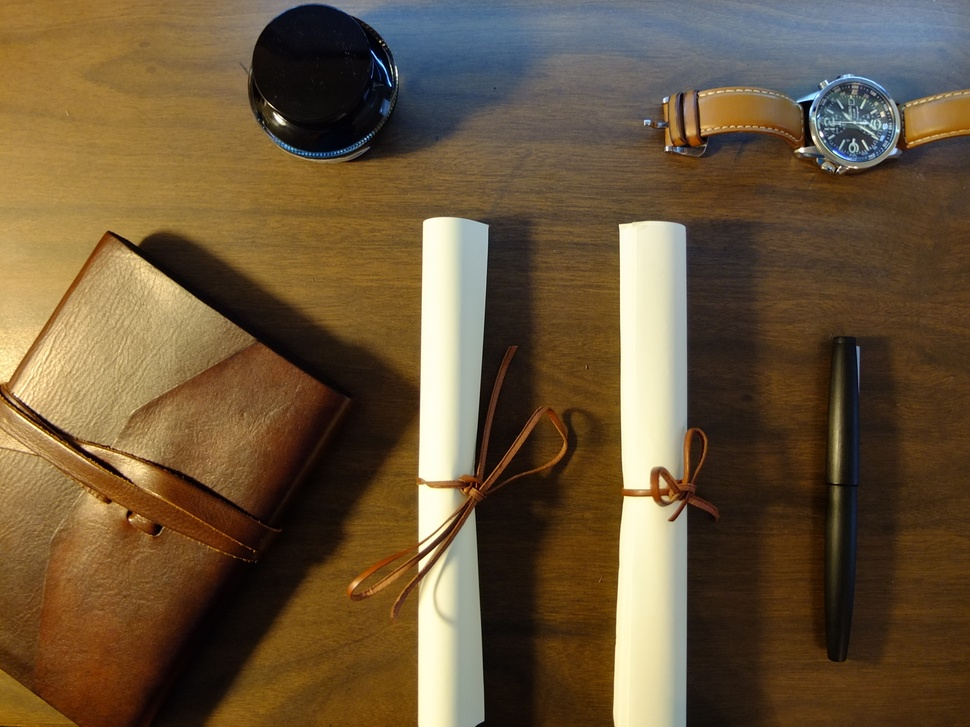
#> input picture img/test1.jpg, 970 x 727 px, shrunk from 2816 x 2112 before the run
$ python pagify.py
#> lines starting #> are read from the running program, lines starting #| are printed output that depends on the picture; after the words box and inside, x2 and y2 are one past the last pixel; in counts of white or black regions, pixels touching at a corner belong together
import numpy as np
import cv2 as cv
from matplotlib import pyplot as plt

img = cv.imread('../img/test1.jpg',0)
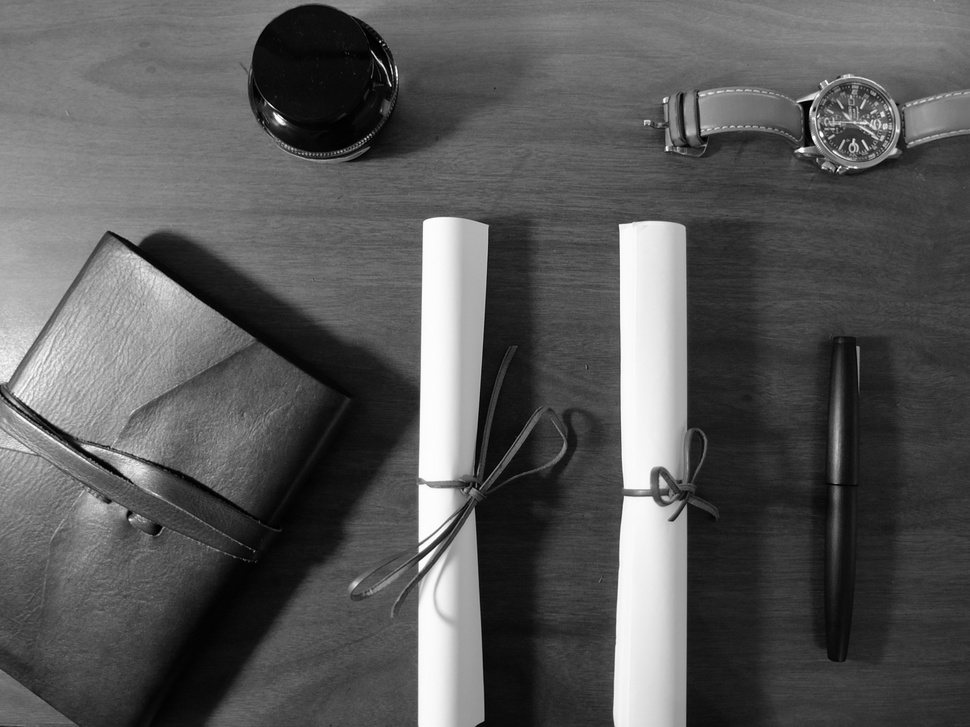
#> img: shape (727, 970); min 0, max 255, mean 88.5
edges = cv.Canny(img, 10, 50)
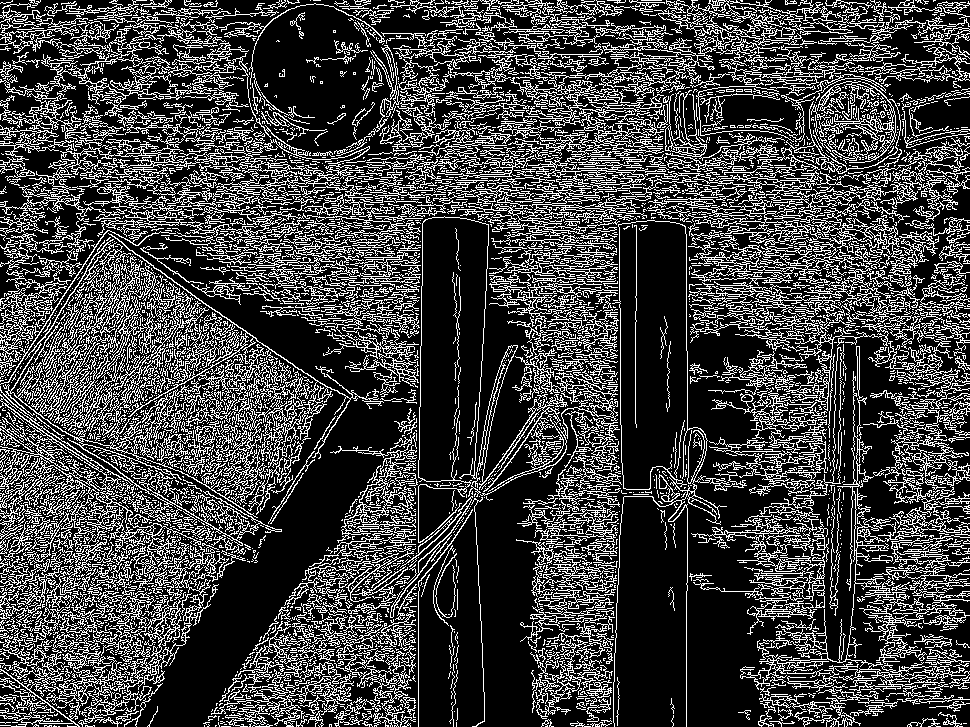
#> edges: shape (727, 970); 25.9% white in thin lines or dots

plt.subplot(121),plt.imshow(img, cmap = 'gray')
plt.title('Original Image'), plt.xticks([]), plt.yticks([])
plt.subplot(122), plt.imshow(edges, cmap= 'gray')
plt.title('Edge Image'), plt.xticks([]), plt.yticks([])

plt.show()
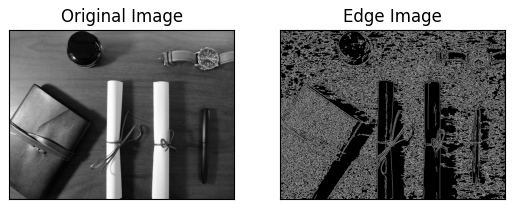
#> figure drawn by matplotlib, 2 panels

$ run again, with img/test3.jpg copied over img/test1.jpg
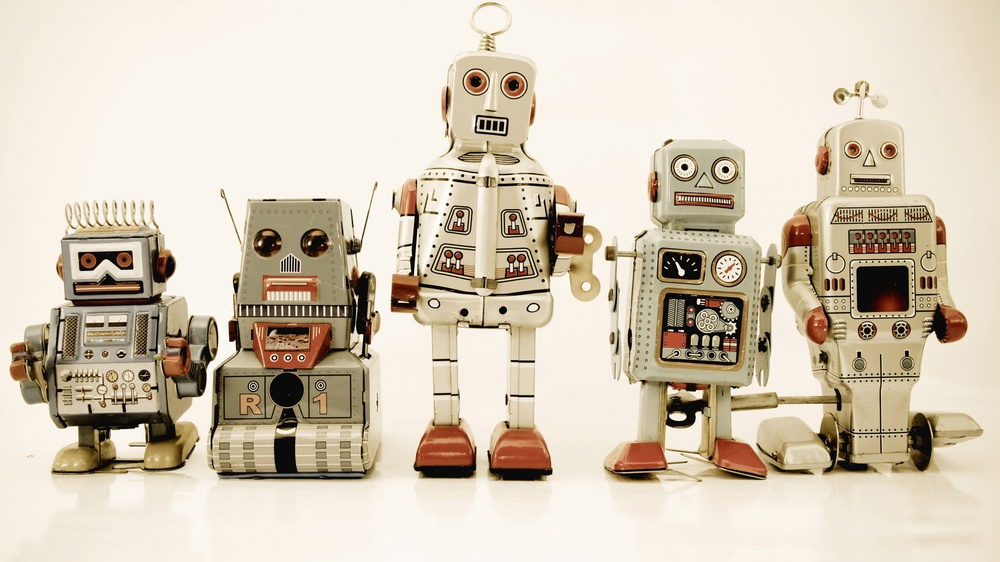
#> input picture img/test3.jpg, 1000 x 562 px, shrunk from 3840 x 2160 before the run
#> `edges = cv.Canny(img, 10, 50)`:
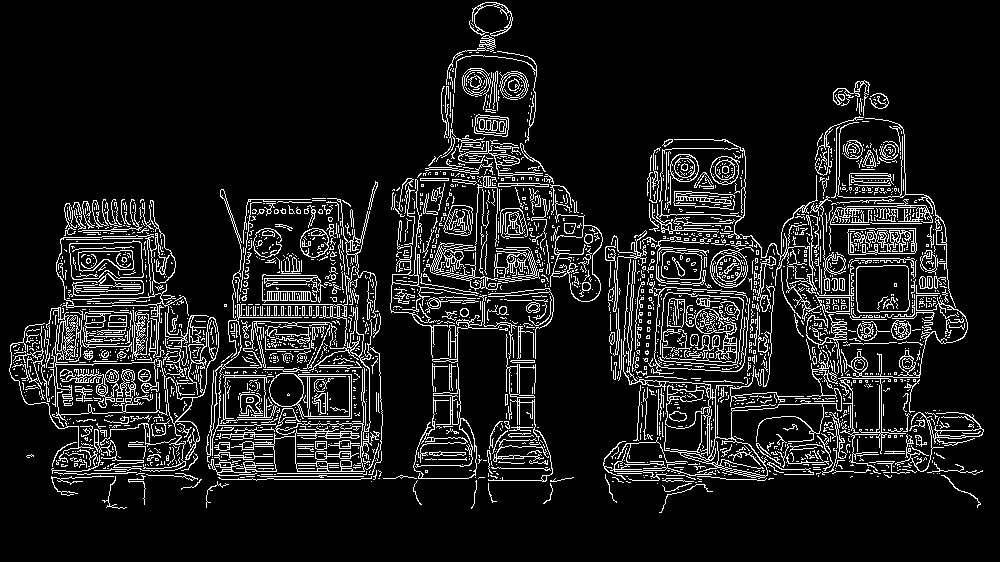
#> edges: shape (562, 1000); 10.9% white in thin lines or dots, all inside (x1, y1, x2, y2) = (9, 2, 984, 513)
#> `plt.show()`:
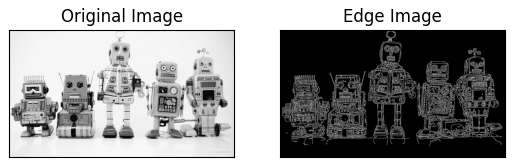
#> figure drawn by matplotlib, 2 panels
